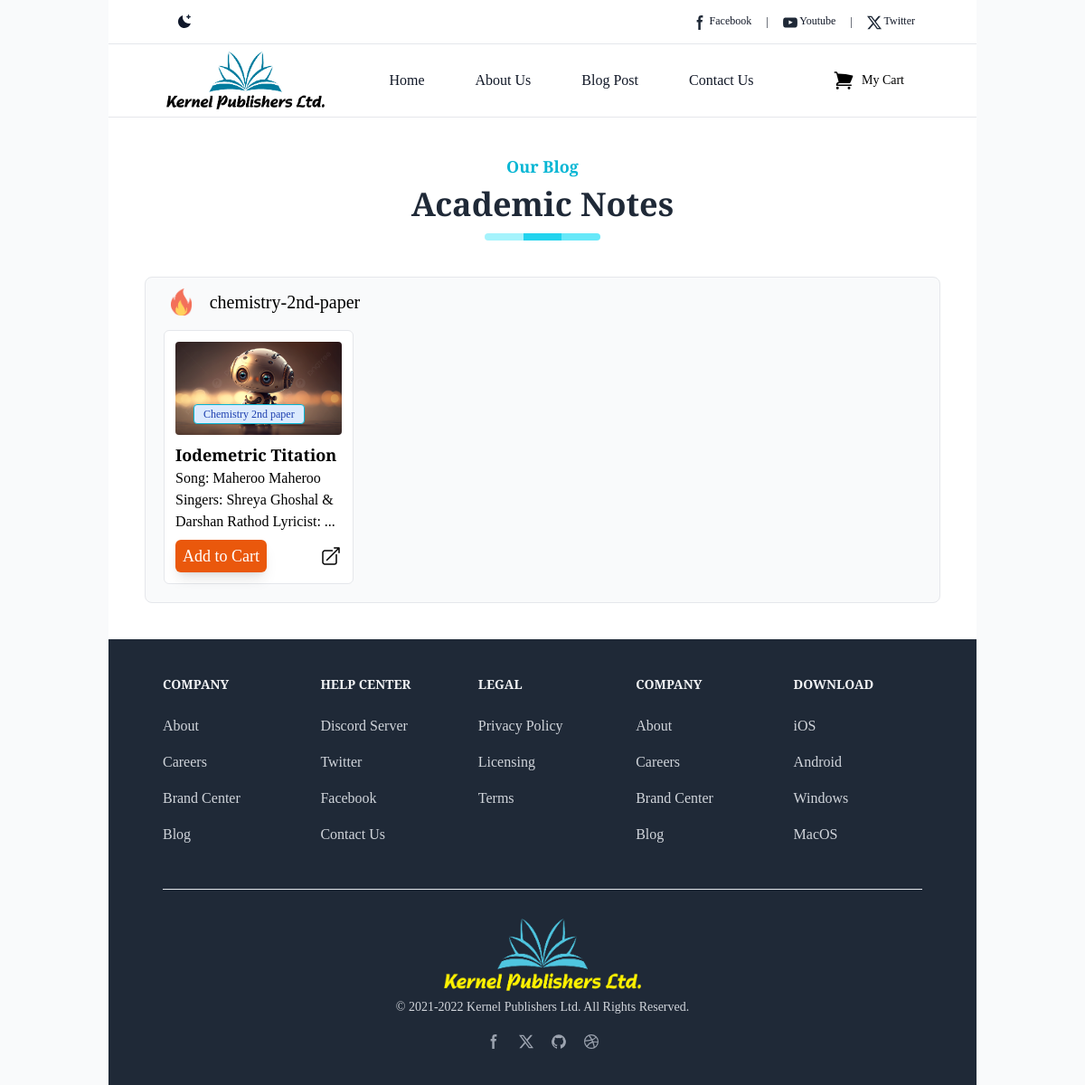
The page /blog/blog_post/category/chemistry-2nd-paper/ on the database its author committed.
### blog_app/models.py (models this page shows, shortened)
class Category(models.Model):
    category_name = models.CharField(max_length=100)
    slug = models.SlugField(unique=True , null=True , blank=True)
    def __str__(self) -> str:
        return self.category_name

class Post(models.Model):
    title= models.CharField(max_length=300)
    slug = models.SlugField(unique=True  , null=True , blank=True)
    author = models.CharField(max_length=300)
    body = RichTextField(blank=True, null=True)
    category = models.ForeignKey(Category , on_delete=models.CASCADE , related_name="posts", null=True)
    blog_image = models. ImageField(upload_to='static/blog_images/',blank=False)

### blog_app/views.py (the view)
# urls.py: path('blog_post/category/<str:slug>/' , views.blog_post_category , name="blog_post_category "),
def blog_post_category (request, slug):
    category= Category.objects.filter(slug=slug).first()
    if not category:
        return redirect('blog_app/blog_page.html')
    posts = Post.objects.filter(category =category)
    if posts:
        return render(request  , 'blog_app/post_category.html' , {'posts' : posts,'category':slug})
    else:
        return redirect('blog_app/blog_page.html')

### templates/blog_app/post_category.html (shortened to what this page needs)
{% extends "base_2.html" %}
{% block content %}
<section class="bg-white dark:bg-gray-900 mx-auto w-full md:w-[95%] lg:w-[80%] px-5 md:px-10">
    <section>
        <div class=" pt-4 lg:pt-10 mx-auto">
            <div class="px-4 md:text-center">
                <p class="mb-2 text-lg font-semibold text-cyan-500 dark:text-cyan-400">
                    Our Blog
                </p>
                <h2 class="pb-2 text-2xl font-bold text-gray-800 md:text-4xl dark:text-gray-100">
                    Academic Notes
                </h2>
                <div class="flex w-32 mt-1 overflow-hidden rounded md:mx-auto">
                    <div class="flex-1 h-2 bg-cyan-200">
                    </div>
                    <div class="flex-1 h-2 bg-cyan-400">
                    </div>
                    <div class="flex-1 h-2 bg-cyan-300">
                    </div>
                </div>
            </div>
        </div>
    </section>
  </section>
  <section class="bg-white dark:bg-gray-900 mx-auto w-full md:w-[95%] lg:w-[80%] px-5 md:px-10 py-10">
    <div class="bg-gray-50 dark:bg-gray-700 rounded-lg px-5 pb-5 border dark:border-gray-500">
      <div class="px-2 py-3 flex items-center space-x-5"><img class="h-[30px] inline" src="/static/images/popular.png"
          alt="">
        <span class="text-lg lg:text-xl text-black dark:text-white">{{ category }}</span>
      </div>
      <div class="flex flex-col md:flex-row space-y-4 md:space-y-0 md:space-x-3 w-full mt-1">
        {% for post in posts %}
        <div
          class="w-full md:w-1/4 bg-white dark:bg-gray-800 flex flex-col rounded-md p-3 border dark:border-gray-500 ">
          <a href="/blog/blog_post/{{post.slug}}" class="relative overflow-hidden rounded">
            <img class="block hover:scale-110 transition duration-500 cursor-pointer" src="/{{ post.blog_image }}" alt="product">
            <span class="bg-blue-100 text-blue-800 text-xs font-medium me-2 px-2.5 py-0.5 rounded dark:bg-blue-900 dark:text-primary-300 absolute bottom-3 left-5 border border-cyan-500 dark:border-cyan-300">{{ post.category }}</span>
            </a>
          <a href="/blog/blog_post/{{post.slug}}" class="font-bangla lg:font-semibold text-md md:text-lg mt-2 text-black dark:text-white">{{ post.title }}</a>
          <div>
            <p class="font-english font-semibold inline text-gray-500 dark:text-gray-400 text-sm md:text-md">{{ post.body|slice:":80"|safe }}...</p>
          </div>
          <span class="mt-2 flex justify-between items-center text-center">
            <button
              class="bg-orange-600 hover:bg-gray-100 shadow-lg hover:text-gray-800 transition-all duration-500 dark:bg-primary-400 dark:hover:bg-black dark:hover:text-white rounded-md px-2 py-1 text-white dark:text-black text-md md:text-xs lg:text-lg">Add
              to Cart</button>
            <a href="/blog/blog_post/{{post.slug}}" class="block md:hidden lg:block text-black dark:text-white hover:scale-110 transition duration-300"><svg
                xmlns="http://www.w3.org/2000/svg" fill="none" viewBox="0 0 24 24" stroke-width="1.5"
                stroke="currentColor" class="w-6 h-6">
                <path stroke-linecap="round" stroke-linejoin="round"
                  d="M13.5 6H5.25A2.25 2.25 0 003 8.25v10.5A2.25 2.25 0 005.25 21h10.5A2.25 2.25 0 0018 18.75V10.5m-10.5 6L21 3m0 0h-5.25M21 3v5.25" />
              </svg></a>
          </span>
        </div>
        {% endfor %}
      </div>
    </div>
  </section>
 {% endblock content %}

### rows shown on the page
Category: slug "chemistry-2nd-paper"
Post: blog_image (picture), category "Chemistry 2nd paper", title "Iodemetric Titation", body "Song: Maheroo Maheroo Singers: Shreya Ghoshal & Darshan Rathod Lyricist:"
